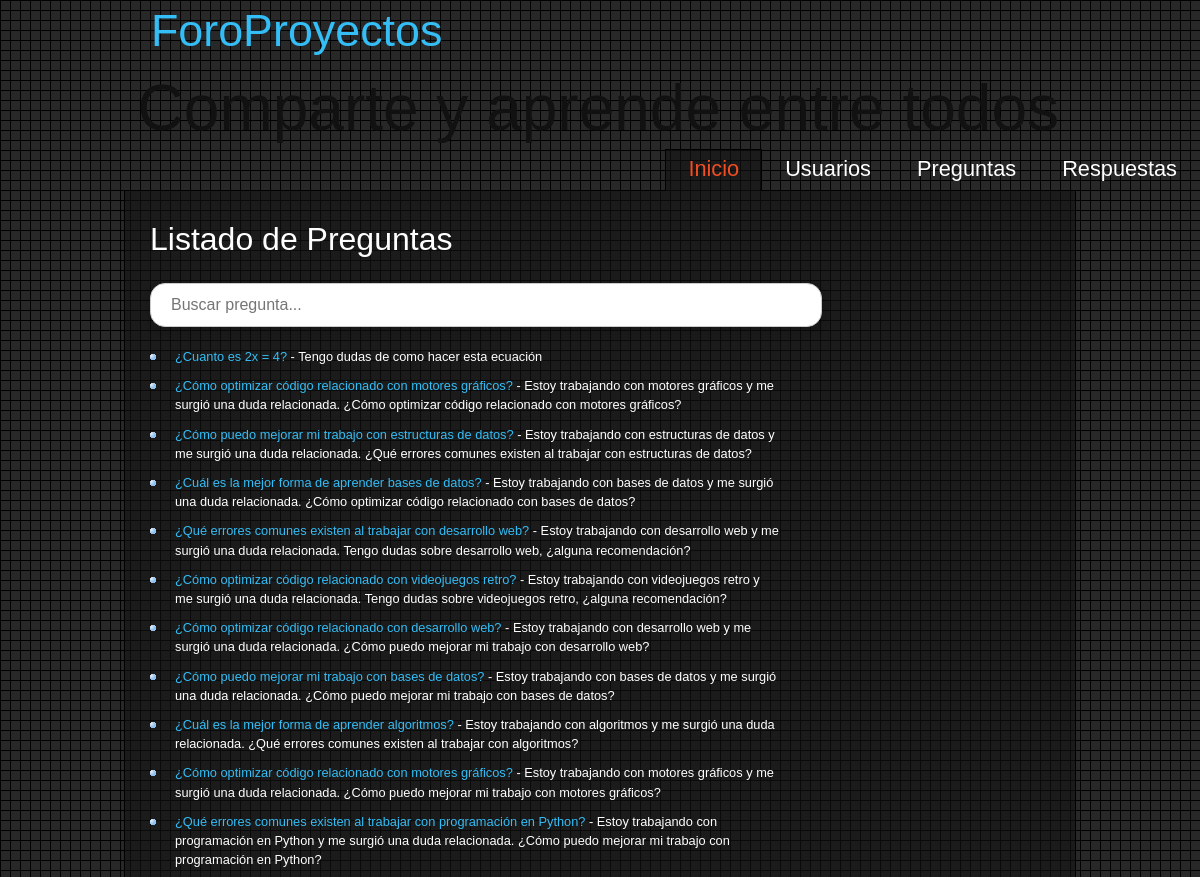
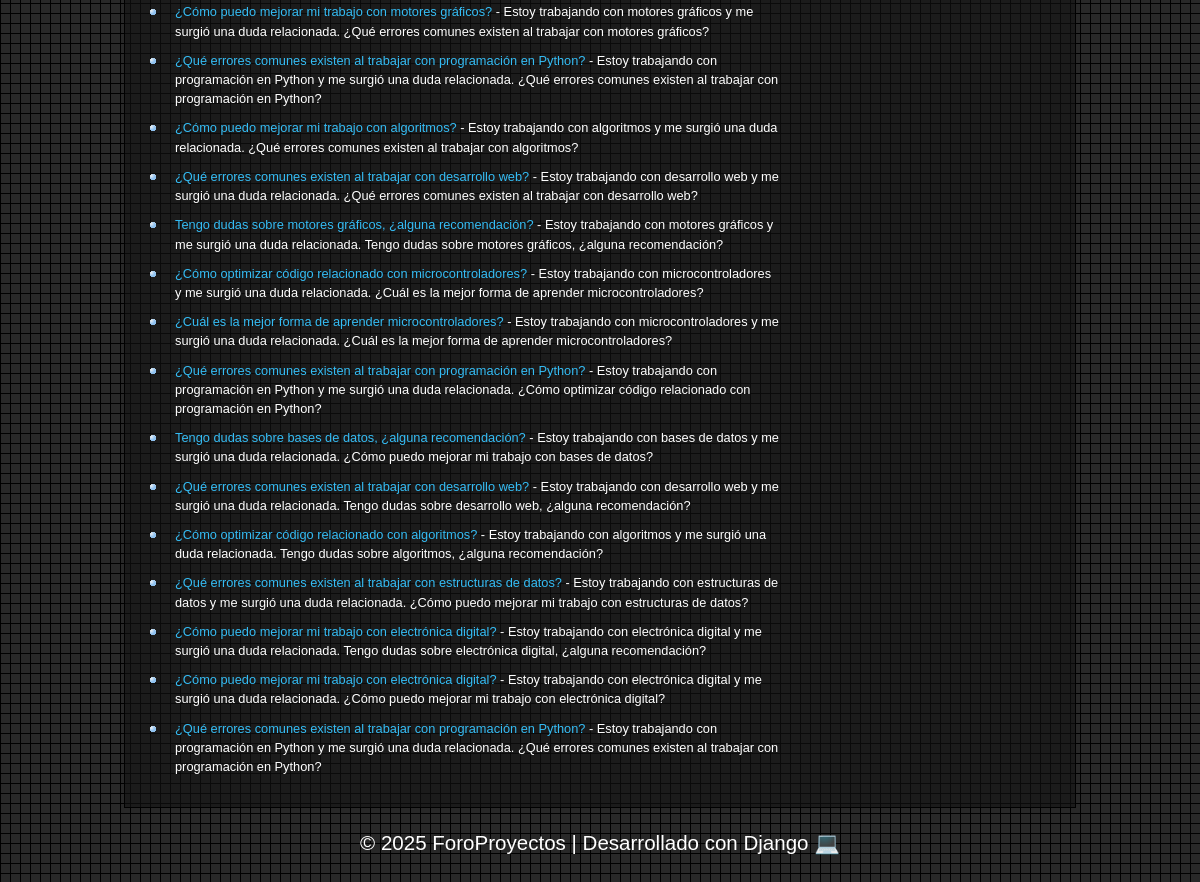
The page /ForoProyectos/pregunta/ on the database its author committed (2 pictures, top to bottom).
### ForoProyectos/models.py (models this page shows, shortened)
class Pregunta(models.Model):
    titulo = models.CharField(max_length=200)
    contenido = models.TextField(max_length=2000)
    autor = models.ForeignKey(Usuario, on_delete=models.CASCADE, related_name="preguntas")
    foto = models.URLField(blank=True, null=True)
    class Meta:
        verbose_name = "Pregunta"
        verbose_name_plural = "Preguntas"

### ForoProyectos/views.py (the view)
# urls.py: path('pregunta/', views.PreguntaListView.as_view(), name='lista_preguntas'),
class PreguntaListView(ListView):
    model = Pregunta
    template_name = "pregunta/lista_preguntas.html"
    context_object_name = "preguntas"

### ForoProyectos/templates/pregunta/lista_preguntas.html (shortened to what this page needs)
{% extends "base.html" %}
{% block contenido %}
    <h1>Listado de Preguntas</h1>
    <input type="text" id="inputPregunta" placeholder="Buscar pregunta..." onkeyup="buscarPregunta()">
    <ul id="listaP">
        {% for pregunta in preguntas %}
            <li id="Ipregunta">
                <a href="{% url 'detalle_preguntas' pregunta.id %}">
                    {{ pregunta.titulo }}
                </a>
                {% if pregunta.contenido %} - {{ pregunta.contenido }}{% endif %}
            </li>
            {% empty %}
            <li>No hay preguntas registradas.</li>
        {% endfor %}
    </ul>
{% endblock %}

### ForoProyectos/static/style/style.css (style rules this page uses)
html { height: 100%; }
* { margin: 0; padding: 0; }
body { font: normal .80em 'trebuchet ms', arial, sans-serif; background: #F7F7F7 url(pattern.png) fixed; color: #fff; }
h1, h2, h3, h4, h5, h6 { font: normal 250% 'Yanone Kaffeesatz', arial, sans-serif; color: #FFF; margin: 0 0 15px 0; padding: 5px 0 5px 0; }
a, a:hover { outline: none; text-decoration: none; color: #35BDF5; }
ul { margin: 2px 0 22px 17px; }
ul li { list-style-type: circle; margin: 0 0 0 0; padding: 0 0 4px 5px; }
#content ul { margin: 2px 0 22px 0px; }
#content ul li { list-style-type: none; background: url(bullet.png) no-repeat; margin: 0 0 6px 0; padding: 0 0 4px 25px; line-height: 1.5em; }
#inputPregunta { width: 100%; max-width: 700px; display: block; margin: 20px auto; padding: 12px 20px; border: 1px solid #ccc; border-radius: 15px; box-shadow: 0 4px 8px rgba(0, 0, 0, 0.1); font-size: 16px; }

### rows shown on the page
Pregunta: titulo "¿Cuanto es 2x = 4?", contenido "Tengo dudas de como hacer esta ecuación"
Pregunta: titulo "¿Cómo optimizar código relacionado con motores gráficos?", contenido "Estoy trabajando con motores gráficos y me surgió una duda relacionada. ¿Cómo optimizar código relacionado con motores gráficos?"
Pregunta: titulo "¿Cómo puedo mejorar mi trabajo con estructuras de datos?", contenido "Estoy trabajando con estructuras de datos y me surgió una duda relacionada. ¿Qué errores comunes existen al trabajar con estructuras de datos?"
Pregunta: titulo "¿Cuál es la mejor forma de aprender bases de datos?", contenido "Estoy trabajando con bases de datos y me surgió una duda relacionada. ¿Cómo optimizar código relacionado con bases de datos?"
Pregunta: titulo "¿Qué errores comunes existen al trabajar con desarrollo web?", contenido "Estoy trabajando con desarrollo web y me surgió una duda relacionada. Tengo dudas sobre desarrollo web, ¿alguna recomendación?"
Pregunta: titulo "¿Cómo optimizar código relacionado con videojuegos retro?", contenido "Estoy trabajando con videojuegos retro y me surgió una duda relacionada. Tengo dudas sobre videojuegos retro, ¿alguna recomendación?"
Pregunta: titulo "¿Cómo optimizar código relacionado con desarrollo web?", contenido "Estoy trabajando con desarrollo web y me surgió una duda relacionada. ¿Cómo puedo mejorar mi trabajo con desarrollo web?"
Pregunta: titulo "¿Cómo puedo mejorar mi trabajo con bases de datos?", contenido "Estoy trabajando con bases de datos y me surgió una duda relacionada. ¿Cómo puedo mejorar mi trabajo con bases de datos?"
Pregunta: titulo "¿Cuál es la mejor forma de aprender algoritmos?", contenido "Estoy trabajando con algoritmos y me surgió una duda relacionada. ¿Qué errores comunes existen al trabajar con algoritmos?"
Pregunta: titulo "¿Cómo optimizar código relacionado con motores gráficos?", contenido "Estoy trabajando con motores gráficos y me surgió una duda relacionada. ¿Cómo puedo mejorar mi trabajo con motores gráficos?"
Pregunta: titulo "¿Qué errores comunes existen al trabajar con programación en Python?", contenido "Estoy trabajando con programación en Python y me surgió una duda relacionada. ¿Cómo puedo mejorar mi trabajo con programación en Python?"
Pregunta: titulo "¿Cómo puedo mejorar mi trabajo con motores gráficos?", contenido "Estoy trabajando con motores gráficos y me surgió una duda relacionada. ¿Qué errores comunes existen al trabajar con motores gráficos?"
Pregunta: titulo "¿Qué errores comunes existen al trabajar con programación en Python?", contenido "Estoy trabajando con programación en Python y me surgió una duda relacionada. ¿Qué errores comunes existen al trabajar con programación en Python?"
Pregunta: titulo "¿Cómo puedo mejorar mi trabajo con algoritmos?", contenido "Estoy trabajando con algoritmos y me surgió una duda relacionada. ¿Qué errores comunes existen al trabajar con algoritmos?"
Pregunta: titulo "¿Qué errores comunes existen al trabajar con desarrollo web?", contenido "Estoy trabajando con desarrollo web y me surgió una duda relacionada. ¿Qué errores comunes existen al trabajar con desarrollo web?"
Pregunta: titulo "Tengo dudas sobre motores gráficos, ¿alguna recomendación?", contenido "Estoy trabajando con motores gráficos y me surgió una duda relacionada. Tengo dudas sobre motores gráficos, ¿alguna recomendación?"
Pregunta: titulo "¿Cómo optimizar código relacionado con microcontroladores?", contenido "Estoy trabajando con microcontroladores y me surgió una duda relacionada. ¿Cuál es la mejor forma de aprender microcontroladores?"
Pregunta: titulo "¿Cuál es la mejor forma de aprender microcontroladores?", contenido "Estoy trabajando con microcontroladores y me surgió una duda relacionada. ¿Cuál es la mejor forma de aprender microcontroladores?"
Pregunta: titulo "¿Qué errores comunes existen al trabajar con programación en Python?", contenido "Estoy trabajando con programación en Python y me surgió una duda relacionada. ¿Cómo optimizar código relacionado con programación en Python?"
Pregunta: titulo "Tengo dudas sobre bases de datos, ¿alguna recomendación?", contenido "Estoy trabajando con bases de datos y me surgió una duda relacionada. ¿Cómo puedo mejorar mi trabajo con bases de datos?"
Pregunta: titulo "¿Qué errores comunes existen al trabajar con desarrollo web?", contenido "Estoy trabajando con desarrollo web y me surgió una duda relacionada. Tengo dudas sobre desarrollo web, ¿alguna recomendación?"
Pregunta: titulo "¿Cómo optimizar código relacionado con algoritmos?", contenido "Estoy trabajando con algoritmos y me surgió una duda relacionada. Tengo dudas sobre algoritmos, ¿alguna recomendación?"
Pregunta: titulo "¿Qué errores comunes existen al trabajar con estructuras de datos?", contenido "Estoy trabajando con estructuras de datos y me surgió una duda relacionada. ¿Cómo puedo mejorar mi trabajo con estructuras de datos?"
Pregunta: titulo "¿Cómo puedo mejorar mi trabajo con electrónica digital?", contenido "Estoy trabajando con electrónica digital y me surgió una duda relacionada. Tengo dudas sobre electrónica digital, ¿alguna recomendación?"
Pregunta: titulo "¿Cómo puedo mejorar mi trabajo con electrónica digital?", contenido "Estoy trabajando con electrónica digital y me surgió una duda relacionada. ¿Cómo puedo mejorar mi trabajo con electrónica digital?"
Pregunta: titulo "¿Qué errores comunes existen al trabajar con programación en Python?", contenido "Estoy trabajando con programación en Python y me surgió una duda relacionada. ¿Qué errores comunes existen al trabajar con programación en Python?"
